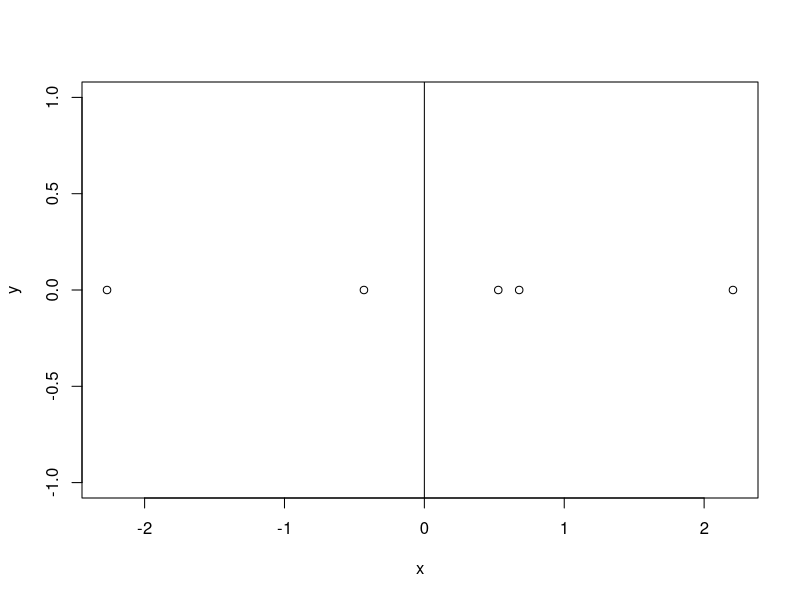
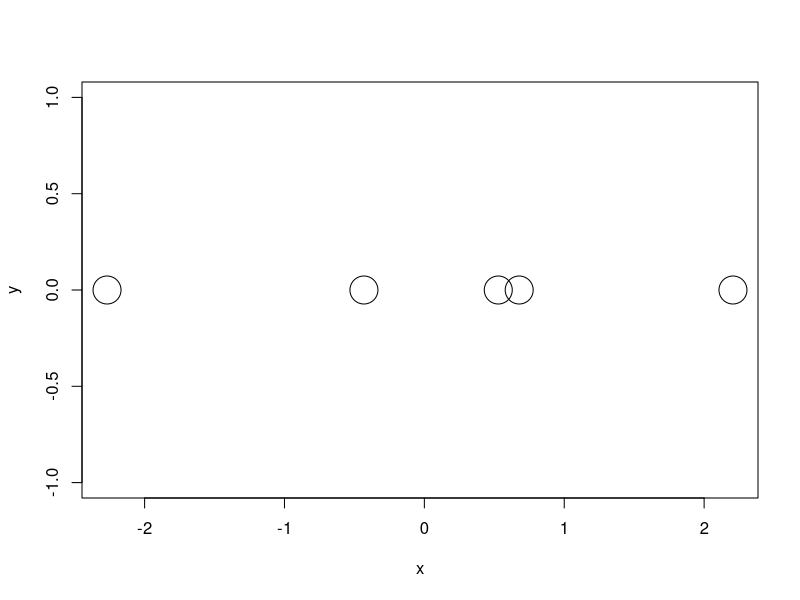
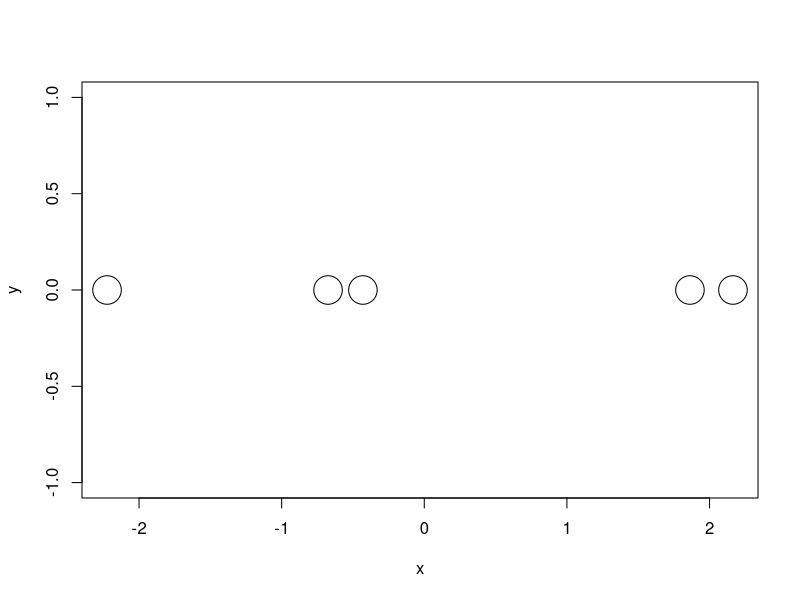
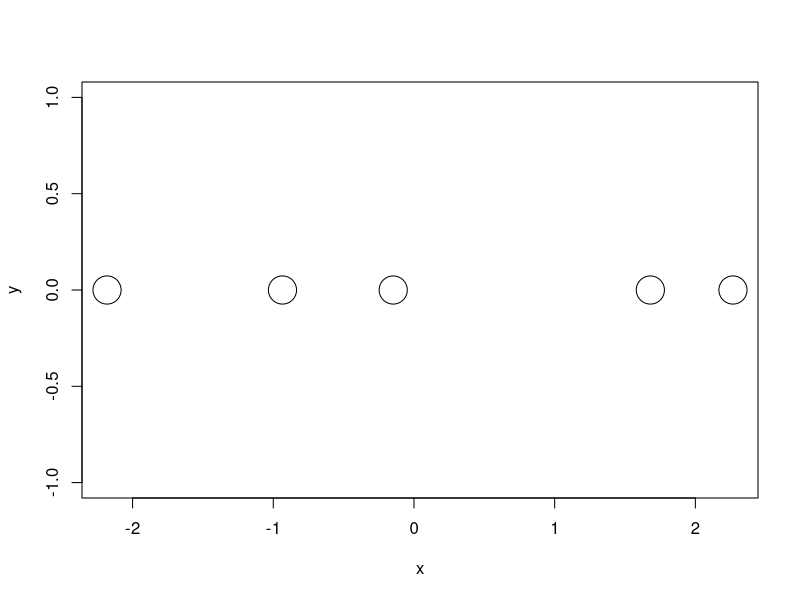
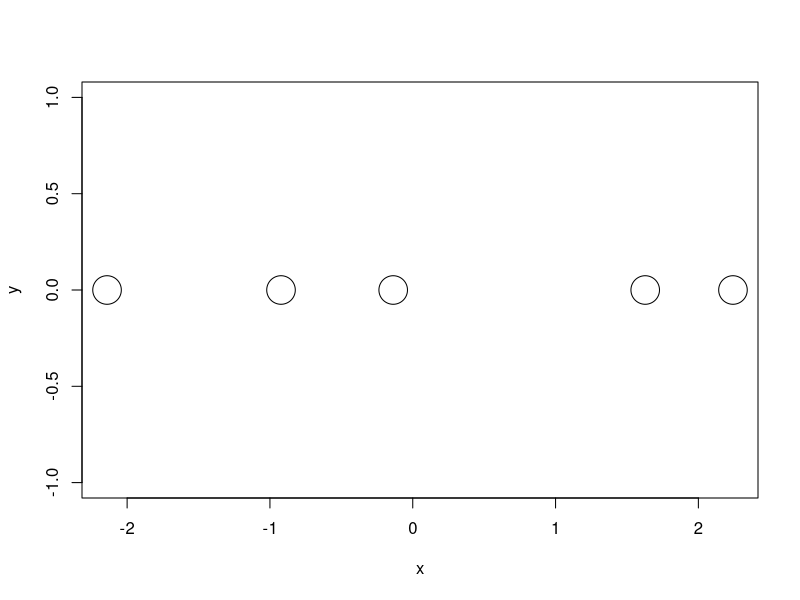
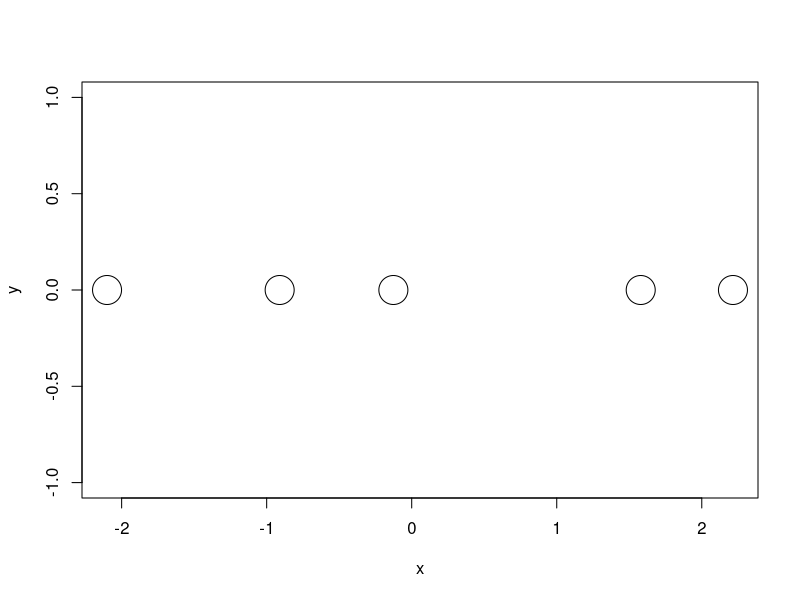
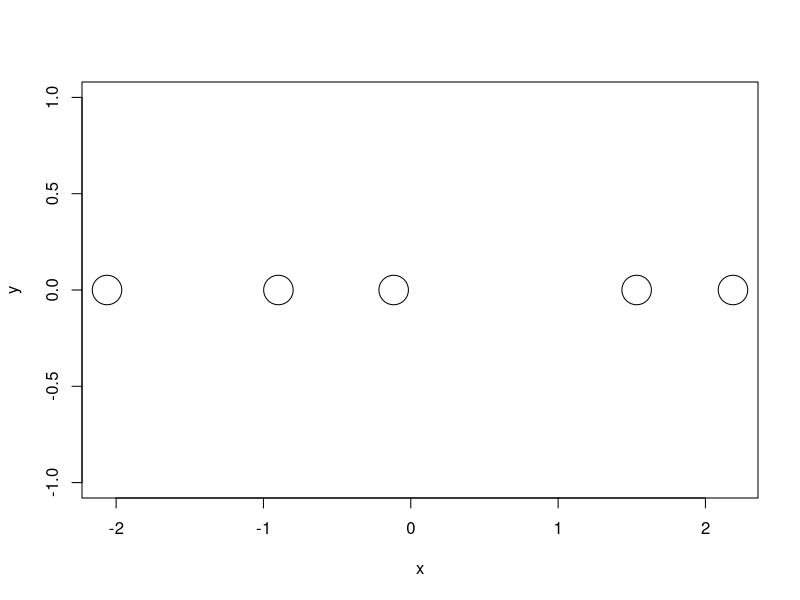
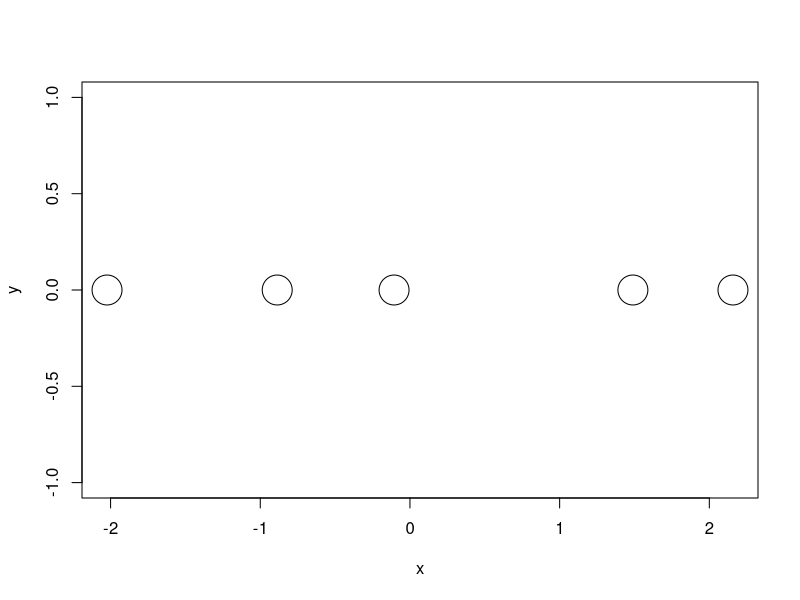

Generate these figures, in order, with R:


get_energy_attr <- function(x, xc) {
    d <- (x - xc)
    energy <- sum(d*d)
    energy
}

get_d_energy_attr <- function(x,xc){
    dx <- 2.0*(x - xc)
    dx
}

get_energy_repl <- function(x, radius, alpha) {
    energy <- 0
    xmin <- 0.01*sd(x)
    xlen <- length(x)
    for (i in 1:(xlen-1)) {
        for (j in (i+1):xlen) {
            #print(c(i,j))
            wa <- (2*radius)^alpha
            wb <- (x[i] - x[j])^alpha
            if (wb < xmin) {
                wb <- xmin
            }
            energy <- energy + wa/wb
        }
    }
    energy
}

get_d_energy_repl <- function(xorig, radius, alpha) {
    konst <- -1.0*alpha*2*radius
    dx <- rep(0, length(xorig))
    for (i in 1:length(xorig)) {
        xtemp <- xorig[i] - xorig
        #Remove the ith entry
        idx <- rep(T, length(xorig))
        idx[i] <- F
        xtemp <- xtemp[idx]
                  
        xtemp <- xtemp^(-1.0*alpha - 1)
        xtemp <- konst*xtemp
        dx[i] <- sum(xtemp)
    }
    dx
}

get_energy <- function(x, xc, radius, alpha) {
    #x = a vector of positions.
    #xc = position of the center.
    #k=scaling factor
    energy <- 0.0
    en_attr <- get_energy_attr(x, xc)
    en_repl <- get_energy_repl(x, radius, alpha)
    energy <- en_attr + en_repl
    energy
}

get_d_energy <- function(x,xc,radius,alpha) {
    xlen <- length(x)
    dx <- rep(0,xlen)
    dx <- get_d_energy_attr(x,xc) + get_d_energy_repl(x,radius,alpha)
    dx
}

library("plotrix")

xc <- 0.0
radius <- 0.1
alpha <- 2.0 # 2.0
k <- 0.01

n <- 5 # 5
x <- rnorm(n)
y <- rep(0,n)
plot(x,y)
abline(v=0)

#x <- c(1,3)
#energy <- get_energy(x,xc,radius,alpha)
#d_energy <- get_d_energy(x,xc,radius,alpha)

niter <- 1000
for (i in 1:niter) {
    #plot(x,y)
    plot(x,y,type='n')
    for (j in 1:length(x)) {
        draw.circle(x[j],0,radius)
    }
    energy <- get_energy(x,xc,radius,alpha)
    dx <- get_d_energy(x,xc,radius,alpha)
    x <- x - k*dx
    print(c(i,energy))
    #readline()
}
